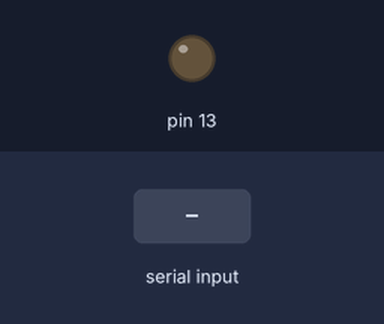
This sketch was run on a simulated Arduino Uno, built with avr-gcc and run on an emulated ATmega328P. Shown: output pins drawn as LEDs (lit = HIGH). Inputs (shaded band) come from the test bench.

Above: at 1.2 s.
1.3 s: "a" received over Serial
At 2.6 s:
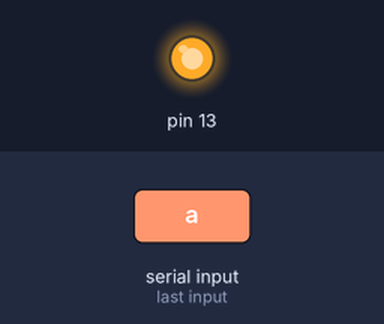
4.3 s: byte 32 (32) received over Serial
5.8 s: "b" received over Serial
At 11.1 s:
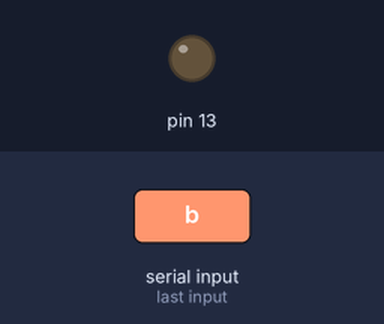
Timing chart, 0 to 14.8 s (numbered marks = the images above; inputs shaded):
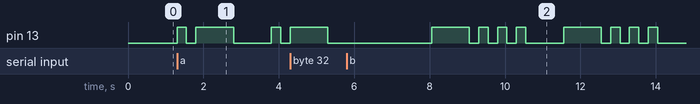

Measured:
- after the input at 1.3 s, pin 13: goes HIGH 0.25 s, LOW 0.25 s, HIGH 1.0 s, LOW 1.0 s, HIGH 0.25 s, then LOW, starting at once
- after the input at 5.8 s, pin 13: goes HIGH 1.0 s, 3 × (LOW 0.25 s, HIGH 0.25 s), LOW 1.0 s, HIGH 1.0 s, 3 × (LOW 0.25 s, HIGH 0.25 s), then LOW, starting after 2.3 s

The sketch:

morse.ino
```cpp
#include <Morse.h>

Morse morse(13);
int income = 0;

void setup()
{
  Serial.begin(9600);
}

void loop(){
  if(Serial.available() > 0){
    income = Serial.read();
  }

    switch(income){
      case 32:morse.w_space();break;
      case 97:morse.dot();morse.dash();morse.c_space();break;
      case 98:morse.dash();morse.dot();morse.dot();morse.dot();morse.c_space();break;
      case 99:morse.dash();morse.dot();morse.dash();morse.dot();morse.c_space();break;
      case 100:morse.dash();morse.dot();morse.dot();morse.c_space();break;
      case 101:morse.dot();morse.c_space();break;
      case 102:morse.dot();morse.dot();morse.dash();morse.dot();morse.c_space();break;
      case 103:morse.dash();morse.dash();morse.dot();morse.c_space();break;
      case 104:morse.dot();morse.dot();morse.dot();morse.dot();morse.c_space();break;
      case 105:morse.dot();morse.dot();morse.c_space();break;
      case 106:morse.dot();morse.dash();morse.dash();morse.dash();morse.c_space();break;
      case 107:morse.dash();morse.dot();morse.dash();morse.c_space();break;
      case 108:morse.dot();morse.dash();morse.dot();morse.dot();morse.c_space();break;
      case 109:morse.dash();morse.dash();morse.c_space();break;
      case 110:morse.dash();morse.dot();morse.c_space();break;
      case 111:morse.dash();morse.dash();morse.dash();morse.c_space();break;
      case 112:morse.dot();morse.dash();morse.dash();morse.dot();morse.c_space();break;
      case 113:morse.dash();morse.dash();morse.dot();morse.dash();morse.c_space();break;
      case 114:morse.dot();morse.dash();morse.dot();morse.c_space();break;
      case 115:morse.dot();morse.dot();morse.dot();morse.c_space();break;
      case 116:morse.dash();morse.c_space();break;
      case 117:morse.dot();morse.dot();morse.dash();morse.c_space();break;
      case 118:morse.dot();morse.dot();morse.dot();morse.dash();morse.c_space();break;
      case 119:morse.dot();morse.dash();morse.dash();morse.c_space();break;
      case 120:morse.dash();morse.dot();morse.dot();morse.dash();morse.c_space();break;
      case 121:morse.dash();morse.dot();morse.dash();morse.dash();morse.c_space();break;
      case 122:morse.dash();morse.dash();morse.dot();morse.dot();morse.c_space();break;

    }

}
```

Morse.cpp
```cpp
#include "Arduino.h"
#include "Morse.h"

Morse::Morse(int pin)
{
	pinMode(pin,OUTPUT);
	_pin=pin;
	_dottime=250;
}

void Morse::dot()
{
	digitalWrite(_pin,HIGH);
	delay(_dottime);
	digitalWrite(_pin,LOW);
	delay(_dottime);
}

void Morse::dash()
{
	digitalWrite(_pin,HIGH);
	delay(_dottime*4);
	digitalWrite(_pin,LOW);
	delay(_dottime);
}

void Morse::c_space()
{
	digitalWrite(_pin,LOW);
	delay(_dottime*3);
}

void Morse::w_space()
{
	digitalWrite(_pin,LOW);
	delay(_dottime*7);
}
```

Morse.h
```cpp
#ifndef _MORSE_H
#define _MORSE_H
class Morse
{
  public:
    Morse(int pin);
    void dot();
    void dash();
    void c_space();
    void w_space();
  private:
    int _pin;
    int _dottime;
};
#endif /*_MORSE_H*/
```
